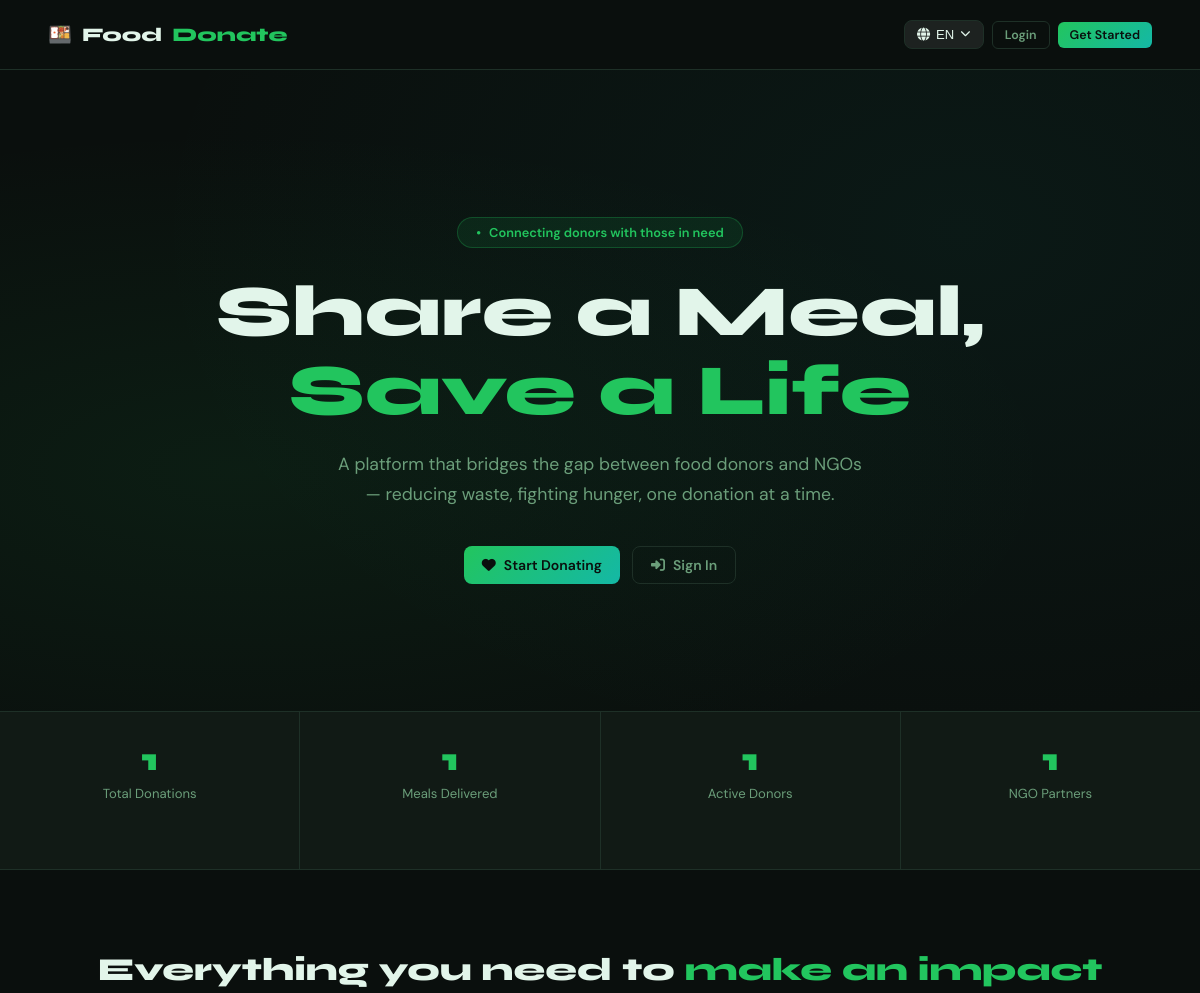
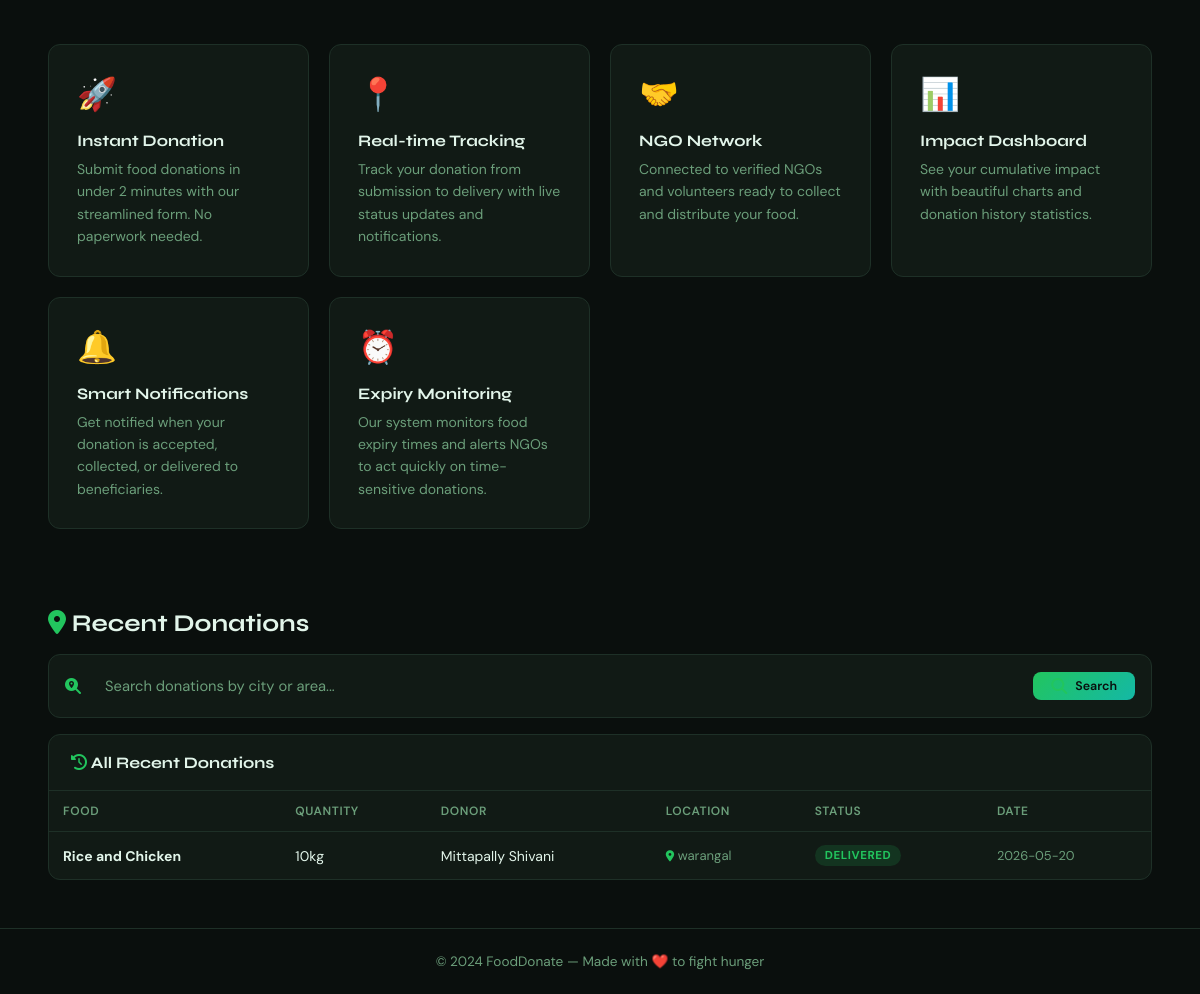
The page / on the database its author committed (2 pictures, top to bottom).
### tables this page shows
CREATE TABLE donations (
            id           INTEGER PRIMARY KEY AUTOINCREMENT,
            donor_id     INTEGER NOT NULL,
            donor_name   TEXT    NOT NULL,
            food_type    TEXT    NOT NULL,
            category     TEXT    DEFAULT 'Veg',
            quantity     TEXT    NOT NULL,
            address      TEXT    NOT NULL,
            city         TEXT    DEFAULT '',
            phone        TEXT    NOT NULL,
            cooking_time TEXT,
            expiry_time  TEXT,
            message      TEXT,
            status       TEXT    DEFAULT 'pending',
            priority     TEXT    DEFAULT 'normal',
            image_path   TEXT,
            ngo_id       INTEGER,
            qr_code      TEXT,
            created_at   TEXT    DEFAULT (datetime('now'))
        );

### app.py (the view)
@app.route("/")
def index():
    conn = get_db()
    stats = {
        "total_donations": conn.execute("SELECT COUNT(*) FROM donations").fetchone()[0],
        "delivered":       conn.execute("SELECT COUNT(*) FROM donations WHERE status='delivered'").fetchone()[0],
        "donors":          conn.execute("SELECT COUNT(*) FROM users WHERE role='donor'").fetchone()[0],
        "ngos":            conn.execute("SELECT COUNT(*) FROM users WHERE role='ngo'").fetchone()[0],
    }
    location_search = request.args.get("location", "").strip()
    if location_search:
        recent = conn.execute("""
            SELECT food_type, quantity, donor_name, status, priority, category, address, city, created_at
            FROM donations
            WHERE (address LIKE ? OR city LIKE ?)
            ORDER BY created_at DESC LIMIT 20
        """, (f"%{location_search}%", f"%{location_search}%")).fetchall()
    else:
        recent = conn.execute("""
            SELECT food_type, quantity, donor_name, status, priority, category, address, city, created_at
            FROM donations ORDER BY created_at DESC LIMIT 5
        """).fetchall()
    conn.close()
    return render_template("index.html", stats=stats, recent=recent,
                           location_search=location_search)

### app.py (called while the page is built, shortened)
def get_lang():
    return session.get("lang", "en")

def t(section, key, default=None):
    lang = get_lang()
    try:
        val = _translations.get(lang, {}).get(section, {}).get(key)
        if val is None:
            val = _translations.get("en", {}).get(section, {}).get(key)
        return val or default or key
    except Exception:
        return default or key

def get_db():
    conn = sqlite3.connect(DB_PATH)
    conn.row_factory = sqlite3.Row
    return conn

@app.context_processor
def inject_globals():
    count = 0
    return {
        "notif_count": count,
        "food_categories": FOOD_CATEGORIES,
        "current_lang": get_lang(),
        "supported_langs": SUPPORTED_LANGS,
        "t": t,
    }

### templates/index.html (shortened to what this page needs)
<!DOCTYPE html>
<html lang="en">
<head>
  <link rel="stylesheet" href="{{ url_for('static', filename='style.css') }}">
  <link rel="stylesheet" href="https://cdnjs.cloudflare.com/ajax/libs/font-awesome/6.5.0/css/all.min.css">
</head>
<body>
<header class="home-nav">
  <div class="logo">
    <span>🍱</span> Food<span>Donate</span>
  </div>
  <nav class="home-nav-links">
    <div class="lang-dropdown">
      <button class="lang-drop-btn">
        <i class="fas fa-globe"></i>
        {% if current_lang == 'ta' %}தமிழ்{% elif current_lang == 'hi' %}हिंदी{% else %}EN{% endif %}
        <i class="fas fa-chevron-down" style="font-size:.65rem"></i>
      </button>
    </div>
    {% if session.user_id %}
      {% if session.user_role == 'admin' %}
        <a href="{{ url_for('admin') }}" class="btn btn-outline btn-sm">{{ t('nav','admin_panel') }}</a>
      {% elif session.user_role == 'ngo' %}
        <a href="{{ url_for('ngo_dashboard') }}" class="btn btn-outline btn-sm">{{ t('nav','ngo_dashboard') }}</a>
      {% else %}
        <a href="{{ url_for('dashboard') }}" class="btn btn-outline btn-sm">{{ t('nav','dashboard') }}</a>
      {% endif %}
      <a href="{{ url_for('logout') }}" class="btn btn-primary btn-sm">{{ t('nav','logout') }}</a>
    {% else %}
      <a href="{{ url_for('login') }}"  class="btn btn-outline btn-sm">{{ t('nav','login') }}</a>
      <a href="{{ url_for('signup') }}" class="btn btn-primary btn-sm">{{ t('nav','signup') }}</a>
    {% endif %}
  </nav>
</header>
<main class="hero">
  <div class="hero-content">
    <div class="hero-badge">{{ t('home','tagline') }}</div>
    <h1>{{ t('home','hero_title') }}<br><span class="accent">{{ t('home','hero_accent') }}</span></h1>
    <p>{{ t('home','hero_desc') }}</p>
    <div class="hero-btns">
      <a href="{{ url_for('signup') }}" class="btn btn-primary">
        <i class="fas fa-heart"></i> {{ t('home','start_donating') }}
      </a>
      <a href="{{ url_for('login') }}" class="btn btn-outline">
        <i class="fas fa-sign-in-alt"></i> {{ t('home','sign_in') }}
      </a>
    </div>
  </div>
  <div class="home-stats">
    <div class="home-stat">
      <h3>{{ stats.total_donations }}</h3>
      <p>{{ t('home','total_donations') }}</p>
    </div>
    <div class="home-stat">
      <h3>{{ stats.delivered }}</h3>
      <p>{{ t('home','meals_delivered') }}</p>
    </div>
    <div class="home-stat">
      <h3>{{ stats.donors }}</h3>
      <p>{{ t('home','active_donors') }}</p>
    </div>
    <div class="home-stat">
      <h3>{{ stats.ngos }}</h3>
      <p>{{ t('home','ngo_partners') }}</p>
    </div>
  </div>
</main>
<section class="features-section">
  <h2>{{ t('home','features_title') }} <span style="color:var(--green)">{{ t('home','features_accent') }}</span></h2>
  <div class="features-grid">
    <div class="feature-card">
      <div class="feature-icon">🚀</div>
      <h4>Instant Donation</h4>
      <p>Submit food donations in under 2 minutes with our streamlined form. No paperwork needed.</p>
    </div>
    <div class="feature-card">
      <div class="feature-icon">📍</div>
      <h4>Real-time Tracking</h4>
      <p>Track your donation from submission to delivery with live status updates and notifications.</p>
    </div>
    <div class="feature-card">
      <div class="feature-icon">🤝</div>
      <h4>NGO Network</h4>
      <p>Connected to verified NGOs and volunteers ready to collect and distribute your food.</p>
    </div>
    <div class="feature-card">
      <div class="feature-icon">📊</div>
      <h4>Impact Dashboard</h4>
      <p>See your cumulative impact with beautiful charts and donation history statistics.</p>
    </div>
    <div class="feature-card">
      <div class="feature-icon">🔔</div>
      <h4>Smart Notifications</h4>
      <p>Get notified when your donation is accepted, collected, or delivered to beneficiaries.</p>
    </div>
    <div class="feature-card">
      <div class="feature-icon">⏰</div>
      <h4>Expiry Monitoring</h4>
      <p>Our system monitors food expiry times and alerts NGOs to act quickly on time-sensitive donations.</p>
    </div>
  </div>
</section>
<section style="padding: 0 48px 48px">
  <h2 style="font-size:1.5rem; margin-bottom:16px;">
    <i class="fas fa-map-marker-alt" style="color:var(--green)"></i>
    {{ t('home','recent_donations') }}
  </h2>
  <form method="GET" action="{{ url_for('index') }}" class="location-search-form" id="locationSearchForm">
    <div class="location-search-bar">
      <i class="fas fa-search-location"></i>
      <input type="text" name="location" id="locationInput"
             placeholder="{{ t('home','search_location') }}"
             value="{{ location_search }}"
             autocomplete="off">
      <button type="submit" class="btn btn-primary btn-sm" style="border-radius:8px; padding:6px 18px">
        <i class="fas fa-search"></i> {{ t('home','search_btn') }}
      </button>
    </div>
  </form>
  <div class="card" style="margin-top:16px">
    <div class="card-header">
      <h4>
        <i class="fas fa-history" style="color:var(--green)"></i>
        {% if location_search %}
          {{ t('home','showing_results') }}: {{ location_search }}
        {% else %}
          {{ t('home','all_donations') }}
        {% endif %}
      </h4>
    </div>
    <div class="table-wrap">
      {% if recent %}
      <table>
        <thead>
          <tr>
            <th>{{ t('home','col_food') }}</th>
            <th>{{ t('home','col_qty') }}</th>
            <th>{{ t('home','col_donor') }}</th>
            <th>{{ t('home','col_location') }}</th>
            <th>{{ t('home','col_status') }}</th>
            <th>{{ t('home','col_date') }}</th>
          </tr>
        </thead>
        <tbody id="donationResults">
          {% for d in recent %}
          <tr>
            <td><strong>{{ d.food_type }}</strong></td>
            <td>{{ d.quantity }}</td>
            <td>{{ d.donor_name }}</td>
            <td style="font-size:.82rem; color:var(--text-muted)">
              <i class="fas fa-map-marker-alt" style="color:var(--green); font-size:.7rem"></i>
              {{ d.city if d.city else (d.address[:30] + '…' if d.address|length > 30 else d.address) }}
            </td>
            <td><span class="badge badge-{{ d.status }}">{{ d.status }}</span></td>
            <td style="color:var(--text-muted); font-size:.8rem">{{ d.created_at[:10] }}</td>
          </tr>
          {% endfor %}
        </tbody>
      </table>
      {% endif %}
    </div>
  </div>
</section>
<footer style="text-align:center; padding:24px; border-top:1px solid var(--border); color:var(--text-muted); font-size:.85rem">
  &copy; 2024 FoodDonate — {{ t('common','footer') }}
</footer>
</body>
</html>

### rows shown on the page
donations: food_type "Rice and Chicken", quantity "10kg", donor_name "Mittapally Shivani", city "warangal", status "DELIVERED", created_at "2026-05-20"

### other values the page prints
{{ t('nav','login') }} "Login"
{{ t('nav','signup') }} "Get Started"
{{ t('home','tagline') }} "Connecting donors with those in need"
{{ t('home','hero_title') }} "Share a Meal,"
{{ t('home','hero_accent') }} "Save a Life"
{{ t('home','hero_desc') }} "A platform that bridges the gap between food donors and NGOs — reducing waste, fighting hunger, one donation at a time."
{{ t('home','start_donating') }} "Start Donating"
{{ t('home','sign_in') }} "Sign In"
{{ stats.total_donations }} "1"
{{ t('home','total_donations') }} "Total Donations"
{{ stats.delivered }} "1"
{{ t('home','meals_delivered') }} "Meals Delivered"
{{ stats.donors }} "1"
{{ t('home','active_donors') }} "Active Donors"
{{ stats.ngos }} "1"
